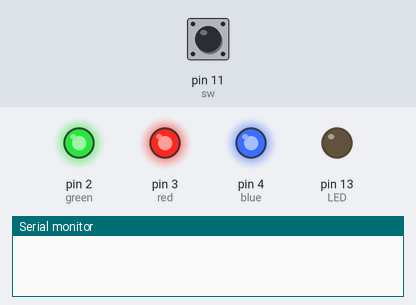
Bench run of a sketch on a simulated Arduino Uno, built with avr-gcc and run on an emulated ATmega328P. Shown: output pins drawn as LEDs (lit = HIGH), the last lines printed to the serial monitor. Dashed ring = blinking. The inputs (shaded band) are chosen by the test bench; at power-on: pin 11 (sw) LOW. Random numbers use the default seed unless the sketch sets one.

Above: at 1.2 s.
1.3 s: pin 11 (sw) pulled HIGH for 0.15 s
At 1.55 s:
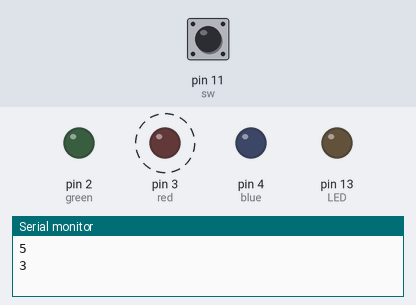
At 2.8 s:
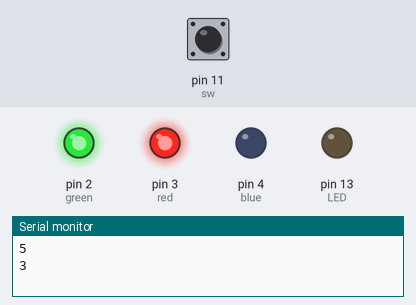
4.3 s: pin 11 (sw) pulled HIGH for 3.2 s
At 8.7 s:
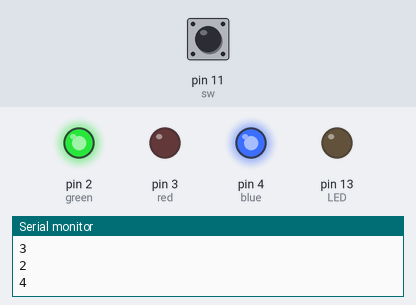
9.0 s: pin 11 (sw) pulled HIGH for 1 s
Timing chart, 0 to 20.3 s (numbered marks = the images above; inputs shaded):
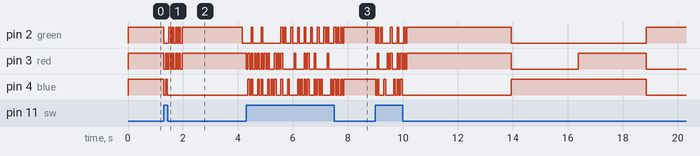

The sketch:

airspace03.ino
```cpp
#define LED  13
int recieveByte = 0;
String bufferStr = "";
String okStr = "OK";

  int sw = 11;
  int green = 2;
  int red = 3;
  int blue = 4;
  int nowColor = 6;
  int nextColor = 0;
  int colorChange = 0;
  int flashing = 0;
  int flashTimes = 0;

void setup() {
  pinMode(sw,INPUT);
  pinMode(red, OUTPUT);
  pinMode(green, OUTPUT);
  pinMode(blue, OUTPUT);
  pinMode(LED, OUTPUT);
  Serial.begin(9600);
}

void loop() {

  bufferStr = "";
  while (Serial.available() > 0) {
    recieveByte = Serial.read();
    if (recieveByte == (int)'\n') break;
    bufferStr.concat((char)recieveByte);
  }

  colorChange = 0;
  if (random(0, 2000) <= 0) {
    colorChange = 1;
  }
  if (digitalRead(sw) == HIGH){
    flashing = 1;
    colorChange = 1;
  }

  if (colorChange) {  //色が変わる時
    while(1){                      //違う色がでるまで回す
      nextColor = random(0, 7);
      if(nextColor != nowColor) { //新色に書き換え
        nowColor = nextColor;
        Serial.println(nowColor); //色情報を送り返す
        break;
      }
    }
  }

  if (flashing) {  //色を点滅させるとき
    if(flashTimes <= 5){
      digitalWrite(red,LOW);
      digitalWrite(green,LOW);
      digitalWrite(blue,LOW);
      delay(60);
    }
  }

  switch (nowColor) {
       case 0:
          digitalWrite(red, HIGH);
          digitalWrite(green, LOW);
          digitalWrite(blue, LOW);
          break;
       case 1:
          digitalWrite(red, LOW);
          digitalWrite(green, HIGH);
          digitalWrite(blue, LOW);
          break;
       case 2:
          digitalWrite(red, LOW);
          digitalWrite(green, LOW);
          digitalWrite(blue, HIGH);
          break;
       case 3:
          digitalWrite(red, HIGH);
          digitalWrite(green, HIGH);
          digitalWrite(blue, LOW);
          break;
       case 4:
          digitalWrite(red, LOW);
          digitalWrite(green, HIGH);
          digitalWrite(blue, HIGH);
          break;
       case 5:
          digitalWrite(red, HIGH);
          digitalWrite(green, LOW);
          digitalWrite(blue, HIGH);
          break;
       case 6:
          digitalWrite(red, HIGH);
          digitalWrite(green, HIGH);
          digitalWrite(blue, HIGH);
          break;
       default:
       break;
  }

  if (flashing) {  //色を点滅させるとき
    delay(60);
    if(flashTimes >= 5){
      flashing = 0;
      flashTimes = 0;
    }
    flashTimes++;
  }else{
    delay(10);
  }
}
```

Measured:
- after the input at 1.3 s, pin 3 (red): alternates HIGH for 0.06 s and LOW for 0.06 s, 12 changes in all, then stays HIGH, starting at once
